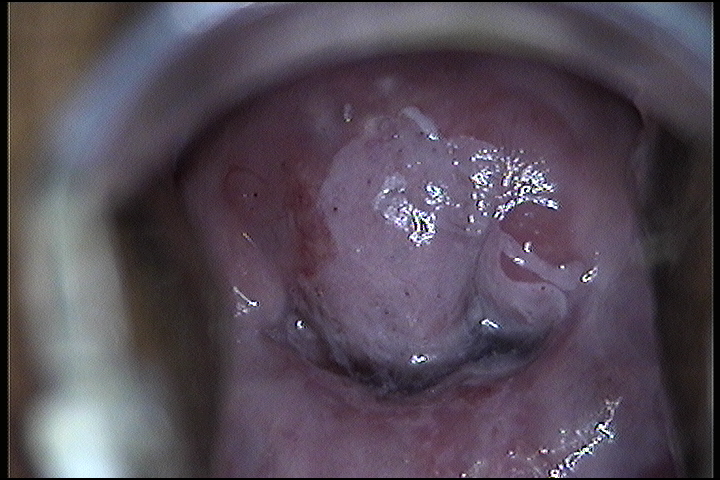
#> input picture color/100.bmp, 720 x 480 px
$ python -i segm.py   (imports and definitions only)
#> lines starting #> are read from the running program, lines starting #| are printed output that depends on the picture
#> further down, picture is the input picture: shape (480, 720, 3); mean B, G, R 87.4, 75.7, 85.5
#!/usr/bin/env python3
# -*- coding: utf-8 -*-
"""
Created on Mon Dec 16 23:42:07 2019

@author: Gustavo
"""

import matplotlib.pyplot as plt
from mpl_toolkits.mplot3d import Axes3D
import cv2
import numpy as np

###k-means segmentation###########
def obtenerI(img):
    img = img.copy();
    #img1 = cv2.imread("paisaje.png")
    #img=cv2.cvtColor(img1,cv2.COLOR_BGR2Lab)

#Next, converts the MxNx3 image into a Kx3 matrix where K=MxN and each
#row is now a vector in the 3-D space of RGB.
    vectorized = img.reshape((-1,3))

#We convert the unit8 values to float as it is a requirement of the k-means
#method of OpenCV.
    vectorized = np.float32(vectorized)

#Define criteria, number of clusters(K) and apply k-means()
    criteria = (cv2.TERM_CRITERIA_EPS + cv2.TERM_CRITERIA_MAX_ITER, 10, 1.0)
    K = 10
    attempts=10
    ret,label,center=cv2.kmeans(vectorized,K,None,criteria,attempts,cv2.KMEANS_PP_CENTERS)
#> ret = 64979109.7; center = [[85.4, 73.75, 88.19], [166.7, 158.9, 150.4], [53.3, 45.48, 58.31], [104.1, 86.54, 99.09], [233.2, 225.1, 211.3], [2.43, 2.9, 3.5], [137.7, 123.5, 125], [70.62, 59.08, 73.29], [33.8, 31.1, 39.06], [121.9, 102.3, 110.2]]

# Now convert back into uint8.
    center = np.uint8(center)
#> center = [[85, 73, 88], [166, 158, 150], [53, 45, 58], [104, 86, 99], [233, 225, 211], [2, 2, 3], [137, 123, 124], [70, 59, 73], [33, 31, 39], [121, 102, 110]]

#Next, we have to access the labels to regenerate the clustered image
    res = center[label.flatten()]
    result_image = res.reshape((img.shape))
    result_image1=cv2.cvtColor(result_image,cv2.COLOR_LAB2BGR)
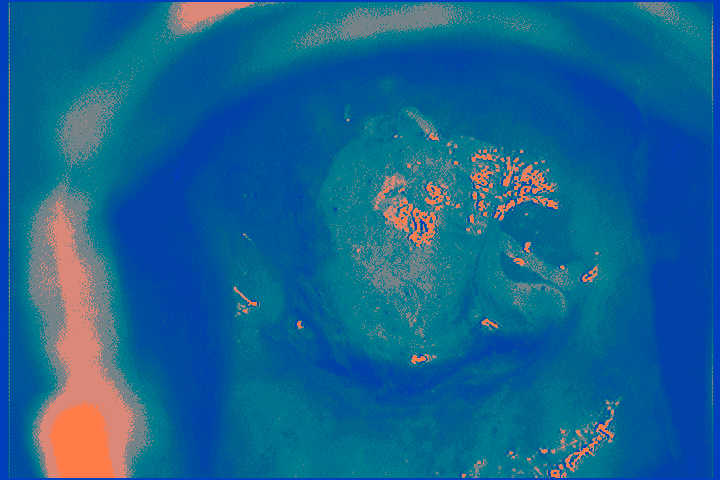
#> result_image1: shape (480, 720, 3); mean B, G, R 146.7, 99.8, 20.6
    img1= cv2.cvtColor(img,cv2.COLOR_LAB2BGR)
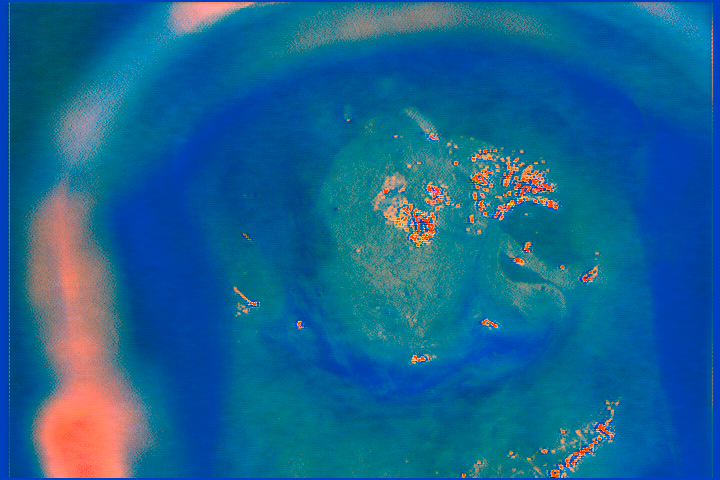
#> img1: shape (480, 720, 3); mean B, G, R 146.8, 99.7, 22.6

    return [img1, result_image1]

>>> import cv2
>>> picture = cv2.imread('100.bmp')
>>> result = obtenerI(picture)
#> result = 2 items
